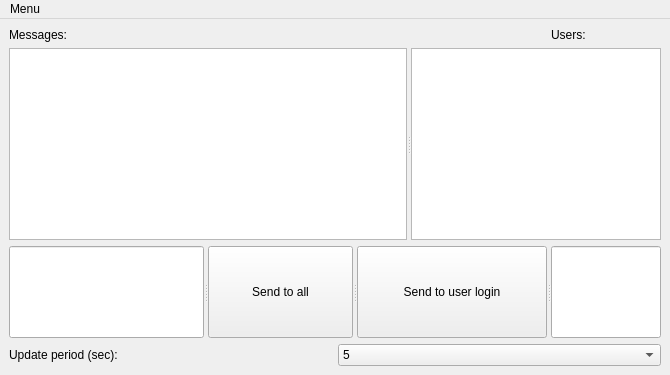
<?xml version="1.0" encoding="UTF-8"?>
<ui version="4.0">
 <class>MainWindow</class>
 <widget class="QMainWindow" name="MainWindow">
  <property name="geometry">
   <rect>
    <x>0</x>
    <y>0</y>
    <width>670</width>
    <height>375</height>
   </rect>
  </property>
  <property name="windowTitle">
   <string>MainWindow</string>
  </property>
  <widget class="QWidget" name="centralwidget">
   <layout class="QVBoxLayout" name="verticalLayout_3">
    <item>
     <layout class="QVBoxLayout" name="verticalLayout_2" stretch="0,1">
      <item>
       <layout class="QHBoxLayout" name="horizontalLayout">
        <item>
         <widget class="QLabel" name="label_2">
          <property name="text">
           <string>Messages:</string>
          </property>
         </widget>
        </item>
        <item>
         <widget class="QLabel" name="label">
          <property name="minimumSize">
           <size>
            <width>110</width>
            <height>0</height>
           </size>
          </property>
          <property name="maximumSize">
           <size>
            <width>110</width>
            <height>16777215</height>
           </size>
          </property>
          <property name="text">
           <string>Users:</string>
          </property>
         </widget>
        </item>
       </layout>
      </item>
      <item>
       <layout class="QVBoxLayout" name="verticalLayout">
        <item>
         <widget class="QSplitter" name="splitter_2">
          <property name="orientation">
           <enum>Qt::Horizontal</enum>
          </property>
          <widget class="QTextBrowser" name="messageTextBrowser"/>
          <widget class="QTextBrowser" name="userTextBrowser">
           <property name="minimumSize">
            <size>
             <width>250</width>
             <height>0</height>
            </size>
           </property>
           <property name="maximumSize">
            <size>
             <width>110</width>
             <height>16777215</height>
            </size>
           </property>
          </widget>
         </widget>
        </item>
        <item>
         <widget class="QSplitter" name="splitter">
          <property name="maximumSize">
           <size>
            <width>16777215</width>
            <height>24</height>
           </size>
          </property>
          <property name="orientation">
           <enum>Qt::Horizontal</enum>
          </property>
          <property name="handleWidth">
           <number>4</number>
          </property>
          <widget class="QLineEdit" name="messageLineEdit"/>
          <widget class="QPushButton" name="sendAllPushButton">
           <property name="text">
            <string>Send to all</string>
           </property>
          </widget>
          <widget class="QPushButton" name="sendLoginPushButton_2">
           <property name="text">
            <string>Send to user login</string>
           </property>
          </widget>
          <widget class="QLineEdit" name="loginTolineEdit">
           <property name="minimumSize">
            <size>
             <width>110</width>
             <height>0</height>
            </size>
           </property>
           <property name="maximumSize">
            <size>
             <width>110</width>
             <height>16777215</height>
            </size>
           </property>
           <property name="baseSize">
            <size>
             <width>0</width>
             <height>0</height>
            </size>
           </property>
          </widget>
         </widget>
        </item>
       </layout>
      </item>
     </layout>
    </item>
    <item>
     <layout class="QHBoxLayout" name="horizontalLayout_2">
      <item>
       <widget class="QLabel" name="label_3">
        <property name="text">
         <string>Update period (sec):</string>
        </property>
       </widget>
      </item>
      <item>
       <widget class="QComboBox" name="comboBox">
        <item>
         <property name="text">
          <string>5</string>
         </property>
        </item>
        <item>
         <property name="text">
          <string>10</string>
         </property>
        </item>
        <item>
         <property name="text">
          <string>30</string>
         </property>
        </item>
        <item>
         <property name="text">
          <string>60</string>
         </property>
        </item>
       </widget>
      </item>
     </layout>
    </item>
   </layout>
  </widget>
  <widget class="QMenuBar" name="menubar">
   <property name="geometry">
    <rect>
     <x>0</x>
     <y>0</y>
     <width>670</width>
     <height>21</height>
    </rect>
   </property>
   <widget class="QMenu" name="menuConnect">
    <property name="title">
     <string>Menu</string>
    </property>
    <addaction name="actionConnect"/>
    <addaction name="actionDisconnect"/>
    <addaction name="separator"/>
    <addaction name="actionOpen_new_windows"/>
    <addaction name="separator"/>
    <addaction name="actionExit"/>
   </widget>
   <addaction name="menuConnect"/>
  </widget>
  <action name="actionConnect">
   <property name="text">
    <string>Connect</string>
   </property>
  </action>
  <action name="actionDisconnect">
   <property name="enabled">
    <bool>false</bool>
   </property>
   <property name="text">
    <string>Disconnect</string>
   </property>
  </action>
  <action name="actionExit">
   <property name="text">
    <string>Exit</string>
   </property>
  </action>
  <action name="actionOpen_new_windows">
   <property name="text">
    <string>Open new window</string>
   </property>
  </action>
 </widget>
 <resources/>
 <connections/>
</ui>
